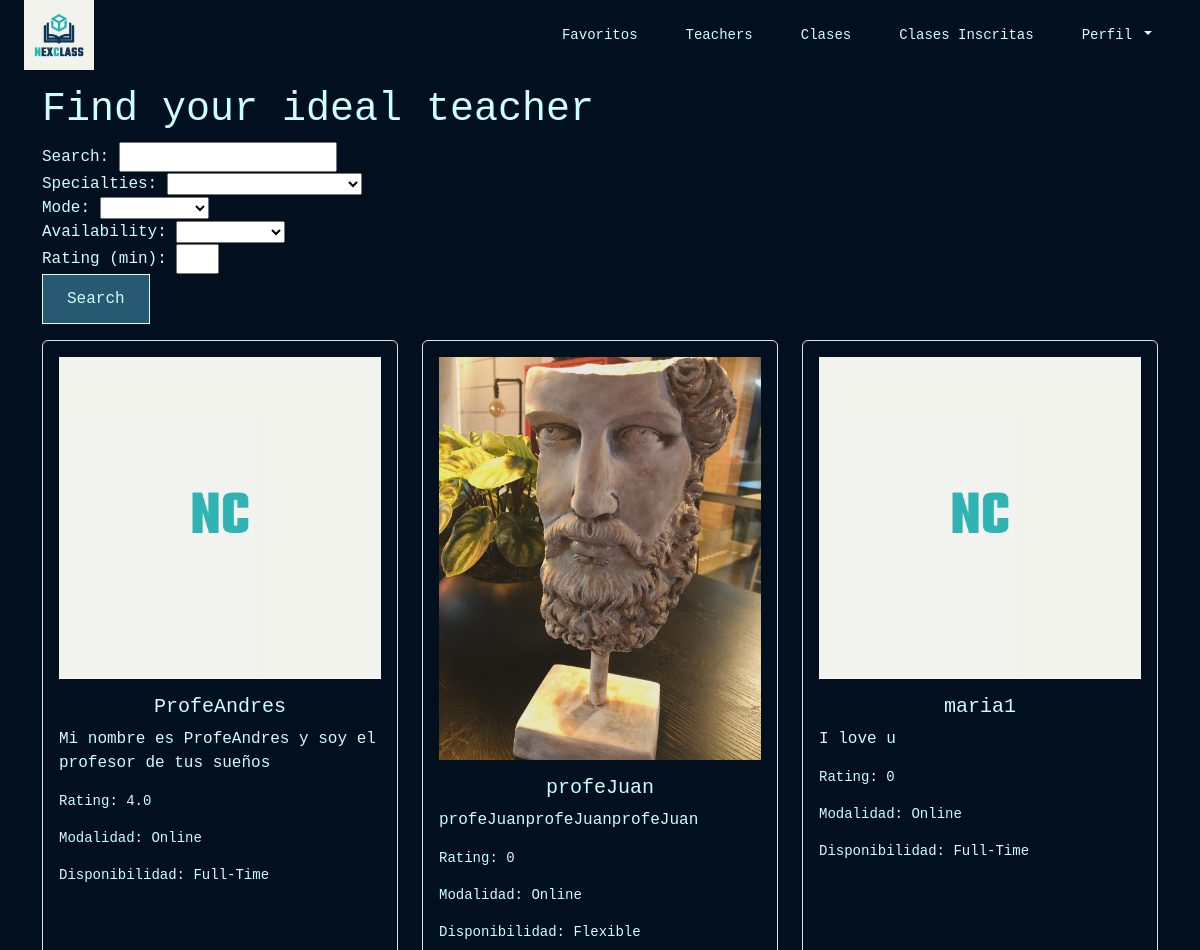
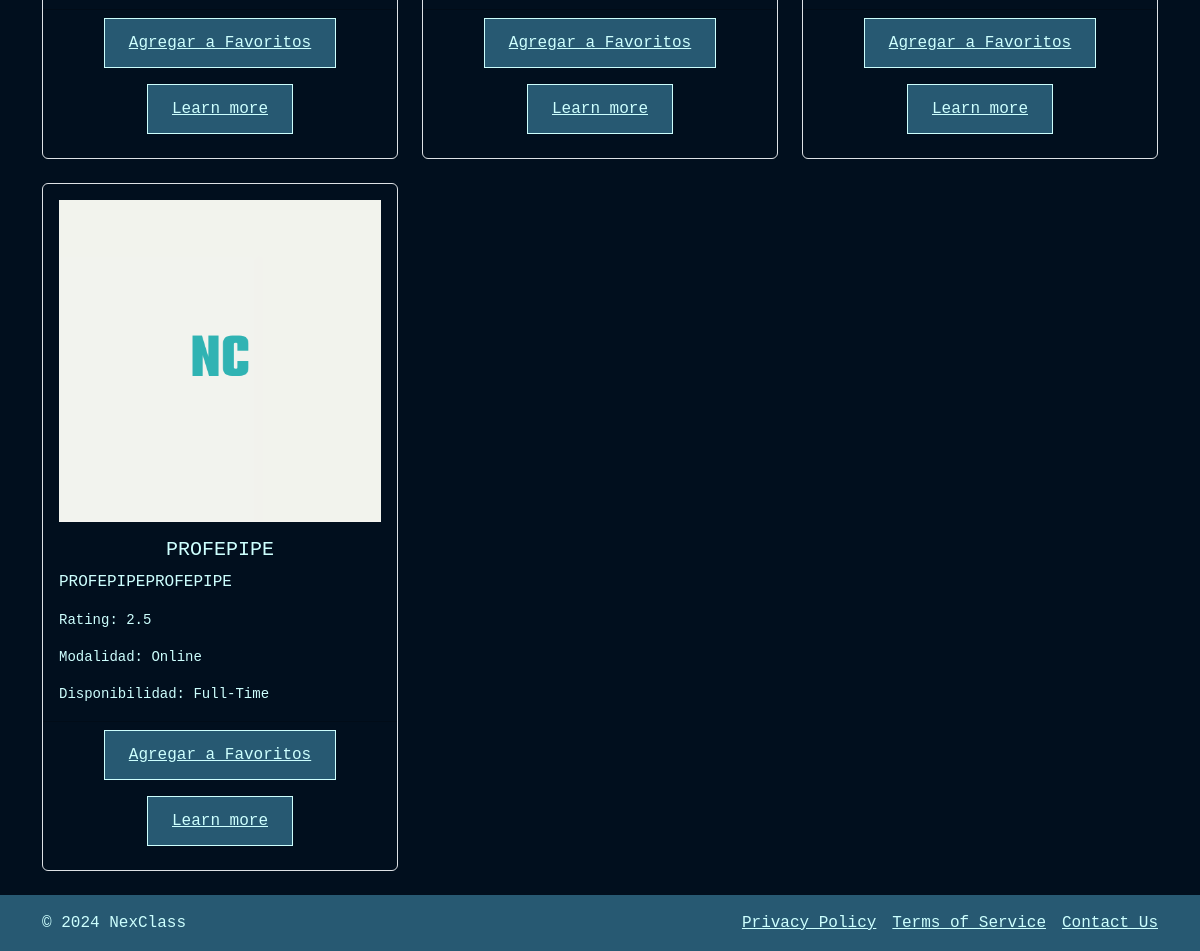
The app's page /teachers/ (signed in) with its own data (2 pictures, top to bottom).
### users/models.py (models this page shows, shortened)
class Teacher(models.Model):
    user = models.OneToOneField(User, on_delete=models.CASCADE)
    specialties = models.CharField(
        max_length=50,
        choices=Specialties.choices
    )
    biography = models.TextField()
    average_rating = models.FloatField(default=0.0)
    availability = models.CharField(
        max_length=50,
        choices=Availability.choices
    )
    mode = models.CharField(
        max_length=50,
        choices=Mode.choices
    )
    def average_rating(self):
        ratings = self.ratings.all()
        if ratings:
            return sum([rating.rating for rating in ratings]) / ratings.count()
        return 0

class User(AbstractBaseUser, PermissionsMixin):
    user_id = models.AutoField(primary_key=True)
    name = models.CharField(max_length=255)
    username = models.CharField(max_length=150, unique=True)
    email = models.EmailField(unique=True)
    password = models.CharField(max_length=128)
    user_type = models.CharField(
        max_length=10,
        choices=UserType.choices
    )
    registration_date = models.DateTimeField(auto_now_add=True)
    profile_picture = models.ImageField(upload_to='profile_photos/', default='profile_photos/default_profile.png',
                                        null=True, blank=True)
    address = models.CharField(max_length=255, null=True, blank=True)
    profile_complete = models.BooleanField(default=False)
    is_active = models.BooleanField(default=True)
    is_staff = models.BooleanField(default=False)
    objects = UserManager()
    USERNAME_FIELD = 'username'
    REQUIRED_FIELDS = ['email', 'name']

### reviews/models.py (models this page shows)
class TeacherRating(models.Model):
    teacher = models.ForeignKey(Teacher, on_delete=models.CASCADE, related_name='ratings')
    student = models.ForeignKey(Student, on_delete=models.CASCADE)
    rating = models.PositiveIntegerField()
    comment = models.TextField(null=True, blank=True)
    created_at = models.DateTimeField(auto_now_add=True)
    class Meta:
        unique_together = ('teacher', 'student')  # Un estudiante solo puede calificar a un profesor una vez

### search/views.py (the view, shortened to what this page needs)
# urls.py: path('teachers/', views.teachers, name='teachers'),
@login_required()
def teachers(request):
    searchTeacher = request.GET.get('searchTeacher', '')
    specialties_filter = request.GET.get('specialties', '')
    mode_filter = request.GET.get('mode', '')
    availability_filter = request.GET.get('availability', '')
    rating_filter = request.GET.get('rating', '')
    filters = Q()
    if specialties_filter:
        filters &= Q(specialties=specialties_filter)
    if mode_filter:
        filters &= Q(mode=mode_filter)
    if availability_filter:
        filters &= Q(availability=availability_filter)
    teachers = Teacher.objects.filter(filters)
    filtered_teachers = []
    for teacher in teachers:
        avg_rating = teacher.average_rating()
        if rating_filter:
            if avg_rating >= float(rating_filter):
                filtered_teachers.append(teacher)
        else:
            filtered_teachers.append(teacher)
    return render(request, 'teachers.html', {
        'teachers': filtered_teachers,
        'specialties': Specialties.choices,
        'modes': Mode.choices,
        'availabilities': Availability.choices
    })

### search/templates/teachers.html
{% extends 'navbar.html' %}
{% block content %}
    <div class="container mt-3">
        <h1>Find your ideal teacher</h1>
        <form method="GET" action="{% url 'teachers' %}">
            <div>
                <label for="searchTeacher">Search: </label>
                <input type="text" id="searchTeacher" name="searchTeacher" value="{{ request.GET.searchTeacher }}">
            </div>
            <div>
                <label for="specialties">Specialties:</label>
                <select id="specialties" name="specialties">
                    <option value=""></option>
                    {% for key, value in specialties %}
                        <option value="{{ key }}" {% if request.GET.specialties == key %}selected{% endif %}>{{ value }}</option>
                    {% endfor %}
                </select>
            </div>
            <div>
                <label for="mode">Mode:</label>
                <select id="mode" name="mode">
                    <option value=""></option>
                    {% for key, value in modes %}
                        <option value="{{ key }}" {% if request.GET.mode == key %}selected{% endif %}>{{ value }}</option>
                    {% endfor %}
                </select>
            </div>
            <div>
                <label for="availability">Availability:</label>
                <select id="availability" name="availability">
                    <option value=""></option>
                    {% for key, value in availabilities %}
                        <option value="{{ key }}" {% if request.GET.availability == key %}selected{% endif %}>{{ value }}</option>
                    {% endfor %}
                </select>
            </div>
            <div>
                <label for="rating">Rating (min):</label>
                <input type="number" id="rating" name="rating" min="0" max="5" step="1" value="{{ request.GET.rating }}">
            </div>
            <button type="submit" class="button-custom-two">Search</button>
        </form>
        <div class="row">
            {% for teacher in teachers %}
            <div class="col-md-4 mb-4 d-flex align-items-stretch">
                <div class="card bg-transparent border">
                    <img class="card-img-top px-3 pt-3" src="{{ teacher.user.profile_picture.url }}" alt="{{ teacher.user.username }}">
                    <div class="card-body text_custom">
                        <h5 class="card-title text-center">{{ teacher.user.username }}</h5>
                        <p class="card-text">{{ teacher.biography }}</p>
                        <p class="card-text"><small>Rating: {{ teacher.average_rating }}</small></p>
                        <p class="card-text"><small>Modalidad: {{ teacher.get_mode_display }}</small></p>
                        <p class="card-text"><small>Disponibilidad: {{ teacher.get_availability_display }}</small></p>
                    </div>
                    <div class="card-footer text-center">
                        <a href="{% url 'add_favorite_teacher' teacher.id %}" class="button-custom-two mb-3">Agregar a Favoritos</a>
                        <a href="{% url 'teachers_detail' teacher.id %}" class="button-custom-two mb-3">Learn more</a>
                    </div>
                </div>
            </div>
            {% endfor %}
        </div>
    </div>
{% endblock content %}

### NextClassProject/static/styles/global.css (style rules this page uses)
h1, h2, h3, h4, h5, h6 { font-family: "Space Mono", monospace; --font-monospace: "Space Mono"; color: #cdfffe; }
.text_custom { color: #cdfffe; }
.button-custom-two { background-color: #275972; color: #cdfffe; border: 0.5px solid #cdfffe; border-radius: 0; padding: 12px 24px; text-align: center; display: inline-block; font-size: 16px; cursor: pointer; transition: background-color 0.3s, color 0.3s; }
a { gap: 2px; }

### records on screen
Teacher: user.profile_picture (placeholder picture), user.username "ProfeAndres", biography "Mi nombre es ProfeAndres y soy el profesor de tus sueños", average_rating "4.0", mode "Online", availability "Full-Time"
Teacher: user.profile_picture (picture), user.username "profeJuan", biography "profeJuanprofeJuanprofeJuan", average_rating "0", mode "Online", availability "Flexible"
Teacher: user.profile_picture (placeholder picture), user.username "maria1", biography "I love u", average_rating "0", mode "Online", availability "Full-Time"
Teacher: user.profile_picture (placeholder picture), user.username "PROFEPIPE", biography "PROFEPIPEPROFEPIPE", average_rating "2.5", mode "Online", availability "Full-Time"
